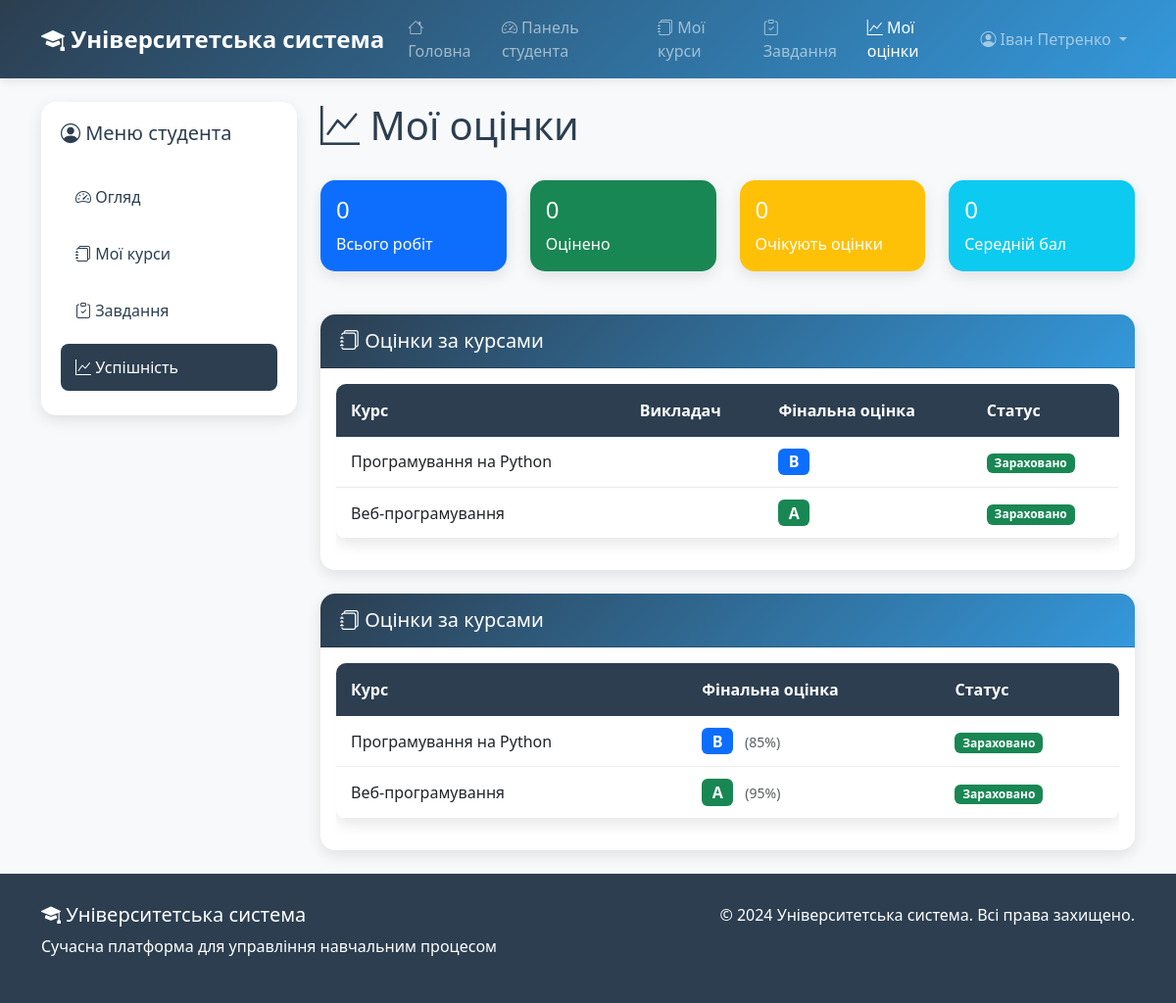
The page /student/grades/ (signed in) on the database its author committed.
### lms/models.py (models this page shows, shortened)
class Course(models.Model):
    name = models.CharField(max_length=100, verbose_name=_("назва"))
    code = models.CharField(max_length=10, unique=True, verbose_name=_("код"))
    description = models.TextField(verbose_name=_("опис"))
    credits = models.IntegerField(
        validators=[MinValueValidator(1), MaxValueValidator(10)],
        verbose_name=_("кредити")
    )
    department = models.ForeignKey(Department, on_delete=models.CASCADE, verbose_name=_("кафедра"))
    class Meta:
        verbose_name = _("курс")
        verbose_name_plural = _("курси")

### lms/views.py (the view, shortened to what this page needs)
# urls.py: path('student/grades/', views.student_grades, name='student_grades'),
@login_required
def student_grades(request):
    try:
        student = request.user.student
    except Student.DoesNotExist:
        return HttpResponseForbidden("Доступ заборонено")
    submissions = StudentSubmission.objects.filter(student=student).select_related(
        'assignment__class_obj__course'
    ).order_by('-submission_date')
    total_submissions = submissions.count()
    graded_submissions = submissions.exclude(grade__isnull=True)
    if graded_submissions.exists():
        average_grade = graded_submissions.aggregate(Avg('grade'))['grade__avg']
        successful_submissions = graded_submissions.filter(
            grade__gte=models.F('assignment__max_points') * 0.6
        ).count()
        success_rate = (successful_submissions / total_submissions * 100) if total_submissions > 0 else 0
    else:
        average_grade = 0
        success_rate = 0
    pending_grades = submissions.filter(grade__isnull=True).count()
    graded_submissions_list = []
    course_grades = calculate_course_grades(student)
    context = {
        'submissions': graded_submissions_list,
        'course_grades': course_grades,
        'total_submissions': total_submissions,
        'average_grade': round(average_grade, 1) if average_grade else 0,
        'success_rate': round(success_rate, 1) if success_rate else 0,
        'pending_grades': pending_grades,
        'graded_count': graded_submissions.count(),
    }
    return render(request, 'lms/student_grades.html', context)

### lms/views.py (called while the page is built)
def convert_grade_to_percentage(grade):
    grade_percentage_map = {
        'A': 95,
        'B': 85,
        'C': 75,
        'D': 65,
        'F': 50
    }
    return grade_percentage_map.get(grade, 0)

def get_grade_class(percentage):
    if percentage >= 90:
        return 'success'
    elif percentage >= 80:
        return 'primary'
    elif percentage >= 70:
        return 'info'
    elif percentage >= 60:
        return 'warning'
    else:
        return 'danger'

### lms/templates/lms/student_grades.html (shortened to what this page needs)
{% extends 'lms/base.html' %}
{% block content %}
<div class="container mt-4">
    <div class="row">
        <div class="col-md-3">
            <div class="sidebar">
                <h5 class="mb-4"><i class="bi bi-person-circle"></i> Меню студента</h5>
                <ul class="nav flex-column">
                    <li class="nav-item">
                        <a class="nav-link" href="{% url 'student_dashboard' %}">
                            <i class="bi bi-speedometer2"></i> Огляд
                        </a>
                    </li>
                    <li class="nav-item">
                        <a class="nav-link" href="{% url 'student_courses' %}">
                            <i class="bi bi-journals"></i> Мої курси
                        </a>
                    </li>
                    <li class="nav-item">
                        <a class="nav-link" href="{% url 'student_assignments' %}">
                            <i class="bi bi-clipboard-check"></i> Завдання
                        </a>
                    </li>
                    <li class="nav-item">
                        <a class="nav-link active" href="{% url 'student_grades' %}">
                            <i class="bi bi-graph-up"></i> Успішність
                        </a>
                    </li>
                </ul>
            </div>
        </div>
        <div class="col-md-9">
            <div class="d-flex justify-content-between align-items-center mb-4">
                <h1><i class="bi bi-graph-up"></i> Мої оцінки</h1>
            </div>
            <div class="row mb-4">
                <div class="col-md-3">
                    <div class="card text-white bg-primary">
                        <div class="card-body">
                            <h4 class="card-title">{{ total_submissions }}</h4>
                            <p class="card-text">Всього робіт</p>
                        </div>
                    </div>
                </div>
                <div class="col-md-3">
                    <div class="card text-white bg-success">
                        <div class="card-body">
                            <h4 class="card-title">{{ graded_count }}</h4>
                            <p class="card-text">Оцінено</p>
                        </div>
                    </div>
                </div>
                <div class="col-md-3">
                    <div class="card text-white bg-warning">
                        <div class="card-body">
                            <h4 class="card-title">{{ pending_grades }}</h4>
                            <p class="card-text">Очікують оцінки</p>
                        </div>
                    </div>
                </div>
                <div class="col-md-3">
                    <div class="card text-white bg-info">
                        <div class="card-body">
                            <h4 class="card-title">{{ average_grade }}</h4>
                            <p class="card-text">Середній бал</p>
                        </div>
                    </div>
                </div>
            </div>
            <div class="card mb-4">
                <div class="card-header">
                    <h5 class="mb-0"><i class="bi bi-journals"></i> Оцінки за курсами</h5>
                </div>
                <div class="card-body">
                    {% if course_grades %}
                    <div class="table-responsive">
                        <table class="table table-hover">
                            <thead>
                            <tr>
                                <th>Курс</th>
                                <th>Викладач</th>
                                <th>Фінальна оцінка</th>
                                <th>Статус</th>
                            </tr>
                            </thead>
                            <tbody>
                            {% for course_grade in course_grades %}
                            <tr>
                                <td>{{ course_grade.course.name }}</td>
                                <td>{{ course_grade.course.professor_name }}</td>
                                <td>
                                            <span class="badge bg-{{ course_grade.grade_class }} fs-6">
                                                {{ course_grade.final_grade }}
                                            </span>
                                </td>
                                <td>
                                            <span class="badge bg-{{ course_grade.status_class }}">
                                                {{ course_grade.status }}
                                            </span>
                                </td>
                            </tr>
                            {% endfor %}
                            </tbody>
                        </table>
                    </div>
                    {% else %}
                    <p class="text-muted">Поки що немає оцінок за курсами.</p>
                    {% endif %}
                </div>
            </div>
            <div class="card mb-4">
                <div class="card-header">
                    <h5 class="mb-0"><i class="bi bi-journals"></i> Оцінки за курсами</h5>
                </div>
                <div class="card-body">
                    {% if course_grades %}
                    <div class="table-responsive">
                        <table class="table table-hover">
                            <thead>
                            <tr>
                                <th>Курс</th>
                                <th>Фінальна оцінка</th>
                                <th>Статус</th>
                            </tr>
                            </thead>
                            <tbody>
                            {% for course_grade in course_grades %}
                            <tr>
                                <td>{{ course_grade.course.name }}</td>
                                <td>
                                    {% if course_grade.final_grade != "Н/Д" %}
                                    <span class="badge bg-{{ course_grade.grade_class }} fs-6">
                                        {{ course_grade.final_grade }}
                                    </span>
                                    <small class="text-muted ms-2">
                                        ({{ course_grade.percentage|floatformat:0 }}%)
                                    </small>
                                    {% else %}
                                    <span class="text-muted">Не оцінено</span>
                                    {% endif %}
                                </td>
                                <td>
                                <span class="badge bg-{{ course_grade.status_class }}">
                                    {{ course_grade.status }}
                                </span>
                                </td>
                            </tr>
                            {% endfor %}
                            </tbody>
                        </table>
                    </div>
                    {% else %}
                    <p class="text-muted">Поки що немає оцінок за курсами.</p>
                    {% endif %}
                </div>
            </div>
{% endblock %}

### lms/templates/lms/base.html (shortened to what this page needs)
<!DOCTYPE html>
<html lang="uk">
<head>
    <link href="https://cdn.jsdelivr.net/npm/bootstrap@5.3.0/dist/css/bootstrap.min.css" rel="stylesheet">
    <link rel="stylesheet" href="https://cdn.jsdelivr.net/npm/bootstrap-icons@1.10.0/font/bootstrap-icons.css">
</head>
<body>
<nav class="navbar navbar-expand-lg navbar-dark" style="background: linear-gradient(135deg, var(--primary-color), var(--secondary-color));">
    <div class="container">
        <a class="navbar-brand" href="{% url 'home' %}">
            <i class="bi bi-mortarboard-fill"></i> Університетська система
        </a>
        <div class="collapse navbar-collapse" id="navbarNav">
            <ul class="navbar-nav me-auto">
                <li class="nav-item">
                    <a class="nav-link" href="{% url 'home' %}"><i class="bi bi-house"></i> Головна</a>
                </li>
                {% if user.is_authenticated %}
                {% if user.is_staff or user.professor %}
                <li class="nav-item">
                    <a class="nav-link" href="{% url 'professor_dashboard' %}"><i class="bi bi-speedometer2"></i> Панель викладача</a>
                </li>
                <li class="nav-item">
                    <a class="nav-link" href="{% url 'class_list' %}"><i class="bi bi-journals"></i> Мої курси</a>
                </li>
                <li class="nav-item">
                    <a class="nav-link" href="{% url 'professor_grades' %}"><i class="bi bi-clipboard-data"></i> Управління оцінками</a>
                </li>
                {% else %}
                <li class="nav-item">
                    <a class="nav-link" href="{% url 'student_dashboard' %}"><i class="bi bi-speedometer2"></i> Панель студента</a>
                </li>
                <li class="nav-item">
                    <a class="nav-link" href="{% url 'student_courses' %}"><i class="bi bi-journals"></i> Мої курси</a>
                </li>
                <li class="nav-item">
                    <a class="nav-link" href="{% url 'student_assignments' %}"><i class="bi bi-clipboard-check"></i> Завдання</a>
                </li>
                <li class="nav-item">
                    <a class="nav-link" href="{% url 'student_grades' %}"><i class="bi bi-graph-up"></i> Мої оцінки</a>
                </li>
                {% endif %}
                {% endif %}
            </ul>
            <ul class="navbar-nav">
                {% if user.is_authenticated %}
                <li class="nav-item dropdown">
                    <a class="nav-link dropdown-toggle" href="#" id="navbarDropdown" role="button" data-bs-toggle="dropdown">
                        <i class="bi bi-person-circle"></i> {{ user.get_full_name|default:user.username }}
                    </a>
                </li>
                {% else %}
                <li class="nav-item">
                    <a class="nav-link" href="{% url 'login' %}">
                        <i class="bi bi-box-arrow-in-right"></i> Увійти
                    </a>
                </li>
                {% endif %}
            </ul>
        </div>
    </div>
</nav>
<main class="fade-in">
    {% block content %}
    {% endblock %}
</main>
<footer class="footer mt-auto">
    <div class="container">
        <div class="row">
            <div class="col-md-6">
                <h5><i class="bi bi-mortarboard-fill"></i> Університетська система</h5>
                <p>Сучасна платформа для управління навчальним процесом</p>
            </div>
            <div class="col-md-6 text-md-end">
                <p>&copy; 2024 Університетська система. Всі права захищено.</p>
            </div>
        </div>
    </div>
</footer>
</body>
</html>

### lms/templates/lms/base.html (style rules this page uses)
:root { --primary-color: #2c3e50; --secondary-color: #3498db; --accent-color: #e74c3c; --light-bg: #f8f9fa; --dark-text: #2c3e50; --success-color: #27ae60; --warning-color: #f39c12; --info-color: #17a2b8; }
body { background-color: var(--light-bg); font-family: 'Segoe UI', Tahoma, Geneva, Verdana, sans-serif; color: var(--dark-text); min-height: 100vh; display: flex; flex-direction: column; }
main { flex: 1; }
.navbar-brand { font-weight: bold; font-size: 1.5rem; }
.card { border: none; border-radius: 15px; box-shadow: 0 5px 15px rgba(0,0,0,0.1); transition: transform 0.3s ease, box-shadow 0.3s ease; margin-bottom: 20px; }
.card-header { background: linear-gradient(135deg, var(--primary-color), var(--secondary-color)); color: white; border-radius: 15px 15px 0 0 !important; padding: 15px 20px; font-weight: 600; }
.sidebar { background: white; border-radius: 15px; box-shadow: 0 5px 15px rgba(0,0,0,0.1); padding: 20px; position: sticky; top: 20px; }
.sidebar .nav-link { color: var(--dark-text); padding: 12px 15px; margin: 5px 0; border-radius: 8px; transition: all 0.3s ease; font-weight: 500; }
.sidebar .nav-link.active { background-color: var(--primary-color); color: white; }
.table { background: white; border-radius: 10px; overflow: hidden; box-shadow: 0 5px 15px rgba(0,0,0,0.1); }
.table th { background: var(--primary-color); color: white; border: none; padding: 15px; font-weight: 600; }
.table td { padding: 12px 15px; border-color: #e9ecef; vertical-align: middle; }
.footer { background: var(--primary-color); color: white; padding: 30px 0; margin-top: 50px; }
.navbar { box-shadow: 0 2px 10px rgba(0,0,0,0.1); }
.nav-link { font-weight: 500; transition: all 0.3s ease; }
.fade-in { animation: fadeIn 0.5s ease-out; }

### rows shown on the page
Course: course.name "Програмування на Python", final_grade "B", status "Зараховано", percentage "85"
Course: course.name "Веб-програмування", final_grade "A", status "Зараховано", percentage "95"

### other values the page prints
{{ user.get_full_name|default:user.username }} "Іван Петренко"
{{ total_submissions }} "0"
{{ graded_count }} "0"
{{ pending_grades }} "0"
{{ average_grade }} "0"
